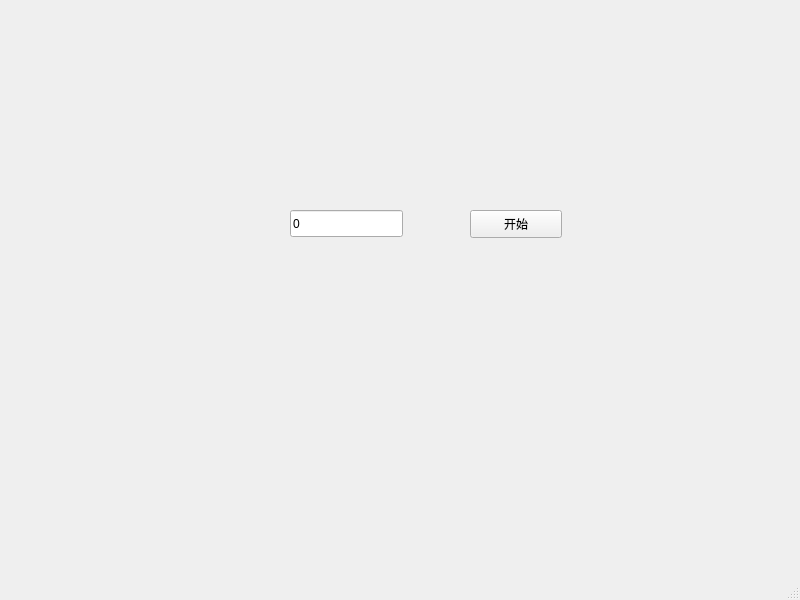
<?xml version="1.0" encoding="UTF-8"?>
<ui version="4.0">
 <class>MainWindow</class>
 <widget class="QMainWindow" name="MainWindow">
  <property name="geometry">
   <rect>
    <x>0</x>
    <y>0</y>
    <width>800</width>
    <height>600</height>
   </rect>
  </property>
  <property name="windowTitle">
   <string>MainWindow</string>
  </property>
  <widget class="QWidget" name="centralwidget">
   <widget class="QLineEdit" name="lineEdit">
    <property name="geometry">
     <rect>
      <x>290</x>
      <y>210</y>
      <width>113</width>
      <height>27</height>
     </rect>
    </property>
    <property name="text">
     <string>0</string>
    </property>
   </widget>
   <widget class="QPushButton" name="pushButton">
    <property name="geometry">
     <rect>
      <x>470</x>
      <y>210</y>
      <width>92</width>
      <height>28</height>
     </rect>
    </property>
    <property name="text">
     <string>开始</string>
    </property>
   </widget>
  </widget>
  <widget class="QMenuBar" name="menubar">
   <property name="geometry">
    <rect>
     <x>0</x>
     <y>0</y>
     <width>800</width>
     <height>24</height>
    </rect>
   </property>
  </widget>
  <widget class="QStatusBar" name="statusbar"/>
 </widget>
 <resources/>
 <connections/>
</ui>
